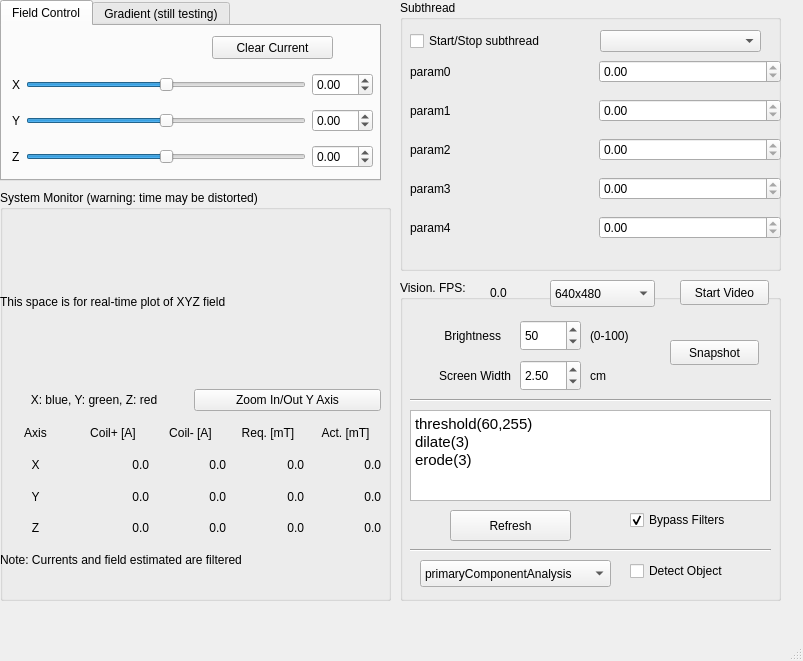
<?xml version="1.0" encoding="UTF-8"?>
<ui version="4.0">
 <class>mainwindow</class>
 <widget class="QMainWindow" name="mainwindow">
  <property name="geometry">
   <rect>
    <x>0</x>
    <y>0</y>
    <width>803</width>
    <height>661</height>
   </rect>
  </property>
  <property name="windowTitle">
   <string>MainWindow</string>
  </property>
  <widget class="QWidget" name="centralwidget">
   <widget class="QTabWidget" name="tabWidget">
    <property name="geometry">
     <rect>
      <x>0</x>
      <y>0</y>
      <width>381</width>
      <height>181</height>
     </rect>
    </property>
    <property name="currentIndex">
     <number>0</number>
    </property>
    <widget class="QWidget" name="tab">
     <attribute name="title">
      <string>Field Control</string>
     </attribute>
     <widget class="QPushButton" name="btn_clearCurrent">
      <property name="geometry">
       <rect>
        <x>210</x>
        <y>10</y>
        <width>121</width>
        <height>23</height>
       </rect>
      </property>
      <property name="text">
       <string>Clear Current</string>
      </property>
     </widget>
     <widget class="QWidget" name="layoutWidget">
      <property name="geometry">
       <rect>
        <x>10</x>
        <y>40</y>
        <width>361</width>
        <height>110</height>
       </rect>
      </property>
      <layout class="QGridLayout" name="gridLayout">
       <item row="0" column="0">
        <widget class="QLabel" name="label_2">
         <property name="text">
          <string>X</string>
         </property>
        </widget>
       </item>
       <item row="0" column="1">
        <widget class="QSlider" name="hsld_x">
         <property name="minimum">
          <number>-2000</number>
         </property>
         <property name="maximum">
          <number>2000</number>
         </property>
         <property name="singleStep">
          <number>10</number>
         </property>
         <property name="pageStep">
          <number>100</number>
         </property>
         <property name="orientation">
          <enum>Qt::Horizontal</enum>
         </property>
        </widget>
       </item>
       <item row="0" column="2">
        <widget class="QDoubleSpinBox" name="dsb_x">
         <property name="minimum">
          <double>-8.500000000000000</double>
         </property>
         <property name="maximum">
          <double>8.500000000000000</double>
         </property>
        </widget>
       </item>
       <item row="1" column="0">
        <widget class="QLabel" name="label_3">
         <property name="text">
          <string>Y</string>
         </property>
        </widget>
       </item>
       <item row="1" column="1">
        <widget class="QSlider" name="hsld_y">
         <property name="minimum">
          <number>-2000</number>
         </property>
         <property name="maximum">
          <number>2000</number>
         </property>
         <property name="singleStep">
          <number>10</number>
         </property>
         <property name="pageStep">
          <number>100</number>
         </property>
         <property name="orientation">
          <enum>Qt::Horizontal</enum>
         </property>
        </widget>
       </item>
       <item row="1" column="2">
        <widget class="QDoubleSpinBox" name="dsb_y">
         <property name="minimum">
          <double>-10.100000000000000</double>
         </property>
         <property name="maximum">
          <double>10.100000000000000</double>
         </property>
        </widget>
       </item>
       <item row="2" column="0">
        <widget class="QLabel" name="label_4">
         <property name="text">
          <string>Z</string>
         </property>
        </widget>
       </item>
       <item row="2" column="1">
        <widget class="QSlider" name="hsld_z">
         <property name="minimum">
          <number>-2000</number>
         </property>
         <property name="maximum">
          <number>2000</number>
         </property>
         <property name="singleStep">
          <number>10</number>
         </property>
         <property name="pageStep">
          <number>100</number>
         </property>
         <property name="orientation">
          <enum>Qt::Horizontal</enum>
         </property>
        </widget>
       </item>
       <item row="2" column="2">
        <widget class="QDoubleSpinBox" name="dsb_z">
         <property name="minimum">
          <double>-13.400000000000000</double>
         </property>
         <property name="maximum">
          <double>13.400000000000000</double>
         </property>
        </widget>
       </item>
      </layout>
     </widget>
    </widget>
    <widget class="QWidget" name="tab_2">
     <attribute name="title">
      <string>Gradient (still testing)</string>
     </attribute>
     <widget class="QWidget" name="layoutWidget_2">
      <property name="geometry">
       <rect>
        <x>10</x>
        <y>20</y>
        <width>321</width>
        <height>110</height>
       </rect>
      </property>
      <layout class="QGridLayout" name="gridLayout_2">
       <item row="0" column="0">
        <widget class="QLabel" name="label_7">
         <property name="text">
          <string>X</string>
         </property>
        </widget>
       </item>
       <item row="0" column="1">
        <widget class="QSlider" name="hsld_xGradient">
         <property name="minimum">
          <number>-1400</number>
         </property>
         <property name="maximum">
          <number>1400</number>
         </property>
         <property name="singleStep">
          <number>10</number>
         </property>
         <property name="pageStep">
          <number>100</number>
         </property>
         <property name="orientation">
          <enum>Qt::Horizontal</enum>
         </property>
        </widget>
       </item>
       <item row="0" column="2">
        <widget class="QDoubleSpinBox" name="dsb_xGradient">
         <property name="minimum">
          <double>-14.000000000000000</double>
         </property>
         <property name="maximum">
          <double>14.000000000000000</double>
         </property>
        </widget>
       </item>
       <item row="1" column="0">
        <widget class="QLabel" name="label_8">
         <property name="text">
          <string>Y</string>
         </property>
        </widget>
       </item>
       <item row="1" column="1">
        <widget class="QSlider" name="hsld_yGradient">
         <property name="minimum">
          <number>-1400</number>
         </property>
         <property name="maximum">
          <number>1400</number>
         </property>
         <property name="singleStep">
          <number>10</number>
         </property>
         <property name="pageStep">
          <number>100</number>
         </property>
         <property name="orientation">
          <enum>Qt::Horizontal</enum>
         </property>
        </widget>
       </item>
       <item row="1" column="2">
        <widget class="QDoubleSpinBox" name="dsb_yGradient">
         <property name="minimum">
          <double>-14.000000000000000</double>
         </property>
         <property name="maximum">
          <double>14.000000000000000</double>
         </property>
        </widget>
       </item>
       <item row="2" column="0">
        <widget class="QLabel" name="label_9">
         <property name="text">
          <string>Z</string>
         </property>
        </widget>
       </item>
       <item row="2" column="1">
        <widget class="QSlider" name="hsld_zGradient">
         <property name="minimum">
          <number>-1400</number>
         </property>
         <property name="maximum">
          <number>1400</number>
         </property>
         <property name="singleStep">
          <number>10</number>
         </property>
         <property name="pageStep">
          <number>100</number>
         </property>
         <property name="orientation">
          <enum>Qt::Horizontal</enum>
         </property>
        </widget>
       </item>
       <item row="2" column="2">
        <widget class="QDoubleSpinBox" name="dsb_zGradient">
         <property name="minimum">
          <double>-14.000000000000000</double>
         </property>
         <property name="maximum">
          <double>14.000000000000000</double>
         </property>
        </widget>
       </item>
      </layout>
     </widget>
    </widget>
   </widget>
   <widget class="QGroupBox" name="groupBox">
    <property name="geometry">
     <rect>
      <x>400</x>
      <y>280</y>
      <width>381</width>
      <height>321</height>
     </rect>
    </property>
    <property name="title">
     <string>Vision. FPS: </string>
    </property>
    <widget class="QTextEdit" name="editor_vision">
     <property name="geometry">
      <rect>
       <x>10</x>
       <y>130</y>
       <width>361</width>
       <height>91</height>
      </rect>
     </property>
     <property name="html">
      <string>&lt;!DOCTYPE HTML PUBLIC &quot;-//W3C//DTD HTML 4.0//EN&quot; &quot;http://www.w3.org/TR/REC-html40/strict.dtd&quot;&gt;
&lt;html&gt;&lt;head&gt;&lt;meta name=&quot;qrichtext&quot; content=&quot;1&quot; /&gt;&lt;style type=&quot;text/css&quot;&gt;
p, li { white-space: pre-wrap; }
&lt;/style&gt;&lt;/head&gt;&lt;body style=&quot; font-family:'PibotoLt'; font-size:12pt; font-weight:400; font-style:normal;&quot;&gt;
&lt;p style=&quot; margin-top:0px; margin-bottom:0px; margin-left:0px; margin-right:0px; -qt-block-indent:0; text-indent:0px;&quot;&gt;&lt;span style=&quot; font-family:'Ubuntu'; font-size:11pt;&quot;&gt;threshold(60,255)&lt;/span&gt;&lt;/p&gt;
&lt;p style=&quot; margin-top:0px; margin-bottom:0px; margin-left:0px; margin-right:0px; -qt-block-indent:0; text-indent:0px;&quot;&gt;&lt;span style=&quot; font-family:'Ubuntu'; font-size:11pt;&quot;&gt;dilate(3)&lt;/span&gt;&lt;/p&gt;
&lt;p style=&quot; margin-top:0px; margin-bottom:0px; margin-left:0px; margin-right:0px; -qt-block-indent:0; text-indent:0px;&quot;&gt;&lt;span style=&quot; font-family:'Ubuntu'; font-size:11pt;&quot;&gt;erode(3)&lt;/span&gt;&lt;/p&gt;
&lt;p style=&quot;-qt-paragraph-type:empty; margin-top:0px; margin-bottom:0px; margin-left:0px; margin-right:0px; -qt-block-indent:0; text-indent:0px;&quot;&gt;&lt;br /&gt;&lt;/p&gt;&lt;/body&gt;&lt;/html&gt;</string>
     </property>
    </widget>
    <widget class="QPushButton" name="btn_refreshFilterRouting">
     <property name="geometry">
      <rect>
       <x>50</x>
       <y>230</y>
       <width>121</width>
       <height>31</height>
      </rect>
     </property>
     <property name="text">
      <string>Refresh</string>
     </property>
    </widget>
    <widget class="QCheckBox" name="chb_bypassFilters">
     <property name="geometry">
      <rect>
       <x>230</x>
       <y>230</y>
       <width>146</width>
       <height>20</height>
      </rect>
     </property>
     <property name="text">
      <string>Bypass Filters</string>
     </property>
     <property name="checked">
      <bool>true</bool>
     </property>
    </widget>
    <widget class="Line" name="line">
     <property name="geometry">
      <rect>
       <x>10</x>
       <y>260</y>
       <width>361</width>
       <height>20</height>
      </rect>
     </property>
     <property name="orientation">
      <enum>Qt::Horizontal</enum>
     </property>
    </widget>
    <widget class="QCheckBox" name="chb_objectDetection">
     <property name="geometry">
      <rect>
       <x>230</x>
       <y>280</y>
       <width>146</width>
       <height>22</height>
      </rect>
     </property>
     <property name="text">
      <string>Detect Object</string>
     </property>
     <property name="checked">
      <bool>false</bool>
     </property>
    </widget>
    <widget class="QComboBox" name="cbb_objectDetectionAlgorithm">
     <property name="geometry">
      <rect>
       <x>20</x>
       <y>280</y>
       <width>191</width>
       <height>27</height>
      </rect>
     </property>
     <item>
      <property name="text">
       <string>primaryComponentAnalysis</string>
      </property>
     </item>
     <item>
      <property name="text">
       <string>detectBiggestContour</string>
      </property>
     </item>
     <item>
      <property name="text">
       <string>algorithmB</string>
      </property>
     </item>
    </widget>
    <widget class="QPushButton" name="btn_snapshot">
     <property name="geometry">
      <rect>
       <x>270</x>
       <y>60</y>
       <width>89</width>
       <height>25</height>
      </rect>
     </property>
     <property name="text">
      <string>Snapshot</string>
     </property>
    </widget>
    <widget class="QLabel" name="label_FPS">
     <property name="geometry">
      <rect>
       <x>90</x>
       <y>0</y>
       <width>71</width>
       <height>26</height>
      </rect>
     </property>
     <property name="text">
      <string>0.0</string>
     </property>
    </widget>
    <widget class="Line" name="line_2">
     <property name="geometry">
      <rect>
       <x>10</x>
       <y>110</y>
       <width>361</width>
       <height>20</height>
      </rect>
     </property>
     <property name="orientation">
      <enum>Qt::Horizontal</enum>
     </property>
    </widget>
    <widget class="QDoubleSpinBox" name="dsb_brightness">
     <property name="geometry">
      <rect>
       <x>120</x>
       <y>40</y>
       <width>61</width>
       <height>31</height>
      </rect>
     </property>
     <property name="decimals">
      <number>0</number>
     </property>
     <property name="minimum">
      <double>0.000000000000000</double>
     </property>
     <property name="maximum">
      <double>100.000000000000000</double>
     </property>
     <property name="singleStep">
      <double>1.000000000000000</double>
     </property>
     <property name="value">
      <double>50.000000000000000</double>
     </property>
    </widget>
    <widget class="QLabel" name="label_6">
     <property name="geometry">
      <rect>
       <x>20</x>
       <y>40</y>
       <width>81</width>
       <height>31</height>
      </rect>
     </property>
     <property name="text">
      <string>Brightness</string>
     </property>
     <property name="alignment">
      <set>Qt::AlignRight|Qt::AlignTrailing|Qt::AlignVCenter</set>
     </property>
    </widget>
    <widget class="QLabel" name="label_10">
     <property name="geometry">
      <rect>
       <x>10</x>
       <y>80</y>
       <width>101</width>
       <height>31</height>
      </rect>
     </property>
     <property name="text">
      <string>Screen Width</string>
     </property>
     <property name="alignment">
      <set>Qt::AlignRight|Qt::AlignTrailing|Qt::AlignVCenter</set>
     </property>
    </widget>
    <widget class="QDoubleSpinBox" name="dsb_screenWidth">
     <property name="geometry">
      <rect>
       <x>120</x>
       <y>80</y>
       <width>61</width>
       <height>31</height>
      </rect>
     </property>
     <property name="keyboardTracking">
      <bool>false</bool>
     </property>
     <property name="showGroupSeparator" stdset="0">
      <bool>false</bool>
     </property>
     <property name="decimals">
      <number>2</number>
     </property>
     <property name="minimum">
      <double>0.500000000000000</double>
     </property>
     <property name="maximum">
      <double>99.989999999999995</double>
     </property>
     <property name="singleStep">
      <double>0.010000000000000</double>
     </property>
     <property name="value">
      <double>2.500000000000000</double>
     </property>
    </widget>
    <widget class="QLabel" name="label_11">
     <property name="geometry">
      <rect>
       <x>190</x>
       <y>80</y>
       <width>31</width>
       <height>31</height>
      </rect>
     </property>
     <property name="text">
      <string>cm</string>
     </property>
    </widget>
    <widget class="QLabel" name="label_12">
     <property name="geometry">
      <rect>
       <x>190</x>
       <y>40</y>
       <width>51</width>
       <height>31</height>
      </rect>
     </property>
     <property name="text">
      <string>(0-100)</string>
     </property>
    </widget>
    <widget class="QPushButton" name="btn_startVideo">
     <property name="geometry">
      <rect>
       <x>280</x>
       <y>0</y>
       <width>89</width>
       <height>25</height>
      </rect>
     </property>
     <property name="text">
      <string>Start Video</string>
     </property>
     <property name="checkable">
      <bool>true</bool>
     </property>
    </widget>
    <widget class="QComboBox" name="cbb_resolution">
     <property name="geometry">
      <rect>
       <x>150</x>
       <y>0</y>
       <width>105</width>
       <height>27</height>
      </rect>
     </property>
     <item>
      <property name="text">
       <string>640x480</string>
      </property>
     </item>
     <item>
      <property name="text">
       <string>320x240</string>
      </property>
     </item>
     <item>
      <property name="text">
       <string>480x320</string>
      </property>
     </item>
     <item>
      <property name="text">
       <string>1024x768</string>
      </property>
     </item>
     <item>
      <property name="text">
       <string>2028x1520</string>
      </property>
     </item>
    </widget>
   </widget>
   <widget class="QGroupBox" name="groupBox_2">
    <property name="geometry">
     <rect>
      <x>400</x>
      <y>0</y>
      <width>381</width>
      <height>271</height>
     </rect>
    </property>
    <property name="title">
     <string>Subthread</string>
    </property>
    <widget class="QCheckBox" name="chb_startStopSubthread">
     <property name="geometry">
      <rect>
       <x>10</x>
       <y>30</y>
       <width>201</width>
       <height>22</height>
      </rect>
     </property>
     <property name="text">
      <string>Start/Stop subthread</string>
     </property>
    </widget>
    <widget class="QComboBox" name="cbb_subThread">
     <property name="geometry">
      <rect>
       <x>200</x>
       <y>30</y>
       <width>161</width>
       <height>22</height>
      </rect>
     </property>
     <item>
      <property name="text">
       <string/>
      </property>
     </item>
     <item>
      <property name="text">
       <string>swimmerCharacterize505</string>
      </property>
     </item>
     <item>
      <property name="text">
       <string>swimmerBenchmark505</string>
      </property>
     </item>
     <item>
      <property name="text">
       <string>swimmerWaypointFollowing505</string>
      </property>
     </item>
     <item>
      <property name="text">
       <string>swimmerPathFollowing505</string>
      </property>
     </item>
     <item>
      <property name="text">
       <string>gripper_joystick_ctrl</string>
      </property>
     </item>
     <item>
      <property name="text">
       <string>swimmerPathFollowing</string>
      </property>
     </item>
     <item>
      <property name="text">
       <string>swimmerBenchmark</string>
      </property>
     </item>
     <item>
      <property name="text">
       <string>tianqiGripper</string>
      </property>
     </item>
     <item>
      <property name="text">
       <string>drawing</string>
      </property>
     </item>
     <item>
      <property name="text">
       <string>twistField</string>
      </property>
     </item>
     <item>
      <property name="text">
       <string>rotateXY</string>
      </property>
     </item>
     <item>
      <property name="text">
       <string>rotateXZ</string>
      </property>
     </item>
     <item>
      <property name="text">
       <string>rotateYZ</string>
      </property>
     </item>
     <item>
      <property name="text">
       <string>osc_saw</string>
      </property>
     </item>
     <item>
      <property name="text">
       <string>osc_triangle</string>
      </property>
     </item>
     <item>
      <property name="text">
       <string>osc_square</string>
      </property>
     </item>
     <item>
      <property name="text">
       <string>osc_sin</string>
      </property>
     </item>
     <item>
      <property name="text">
       <string>oni_cutting</string>
      </property>
     </item>
     <item>
      <property name="text">
       <string>ellipse</string>
      </property>
     </item>
     <item>
      <property name="text">
       <string>examplePiecewiseFunction</string>
      </property>
     </item>
    </widget>
    <widget class="QWidget" name="layoutWidget">
     <property name="geometry">
      <rect>
       <x>10</x>
       <y>50</y>
       <width>371</width>
       <height>201</height>
      </rect>
     </property>
     <layout class="QVBoxLayout" name="verticalLayout">
      <item>
       <layout class="QHBoxLayout" name="horizontalLayout">
        <item>
         <widget class="QLabel" name="lbl_subThreadParam0">
          <property name="text">
           <string>param0</string>
          </property>
         </widget>
        </item>
        <item>
         <widget class="QDoubleSpinBox" name="dsb_subThreadParam0">
          <property name="minimum">
           <double>0.000000000000000</double>
          </property>
          <property name="maximum">
           <double>0.000000000000000</double>
          </property>
          <property name="singleStep">
           <double>1.000000000000000</double>
          </property>
         </widget>
        </item>
       </layout>
      </item>
      <item>
       <layout class="QHBoxLayout" name="horizontalLayout_2">
        <item>
         <widget class="QLabel" name="lbl_subThreadParam1">
          <property name="text">
           <string>param1</string>
          </property>
         </widget>
        </item>
        <item>
         <widget class="QDoubleSpinBox" name="dsb_subThreadParam1">
          <property name="minimum">
           <double>0.000000000000000</double>
          </property>
          <property name="maximum">
           <double>0.000000000000000</double>
          </property>
          <property name="singleStep">
           <double>1.000000000000000</double>
          </property>
         </widget>
        </item>
       </layout>
      </item>
      <item>
       <layout class="QHBoxLayout" name="horizontalLayout_3">
        <item>
         <widget class="QLabel" name="lbl_subThreadParam2">
          <property name="text">
           <string>param2</string>
          </property>
         </widget>
        </item>
        <item>
         <widget class="QDoubleSpinBox" name="dsb_subThreadParam2">
          <property name="minimum">
           <double>0.000000000000000</double>
          </property>
          <property name="maximum">
           <double>0.000000000000000</double>
          </property>
          <property name="singleStep">
           <double>1.000000000000000</double>
          </property>
         </widget>
        </item>
       </layout>
      </item>
      <item>
       <layout class="QHBoxLayout" name="horizontalLayout_4">
        <item>
         <widget class="QLabel" name="lbl_subThreadParam3">
          <property name="text">
           <string>param3</string>
          </property>
         </widget>
        </item>
        <item>
         <widget class="QDoubleSpinBox" name="dsb_subThreadParam3">
          <property name="minimum">
           <double>0.000000000000000</double>
          </property>
          <property name="maximum">
           <double>0.000000000000000</double>
          </property>
          <property name="singleStep">
           <double>1.000000000000000</double>
          </property>
         </widget>
        </item>
       </layout>
      </item>
      <item>
       <layout class="QHBoxLayout" name="horizontalLayout_5">
        <item>
         <widget class="QLabel" name="lbl_subThreadParam4">
          <property name="text">
           <string>param4</string>
          </property>
         </widget>
        </item>
        <item>
         <widget class="QDoubleSpinBox" name="dsb_subThreadParam4">
          <property name="minimum">
           <double>0.000000000000000</double>
          </property>
          <property name="maximum">
           <double>0.000000000000000</double>
          </property>
          <property name="singleStep">
           <double>1.000000000000000</double>
          </property>
         </widget>
        </item>
       </layout>
      </item>
     </layout>
    </widget>
    <zorder>layoutWidget</zorder>
    <zorder>chb_startStopSubthread</zorder>
    <zorder>cbb_subThread</zorder>
   </widget>
   <widget class="QGroupBox" name="groupBox_3">
    <property name="geometry">
     <rect>
      <x>0</x>
      <y>190</y>
      <width>391</width>
      <height>411</height>
     </rect>
    </property>
    <property name="title">
     <string>System Monitor (warning: time may be distorted)</string>
    </property>
    <widget class="QWidget" name="gridLayoutWidget">
     <property name="geometry">
      <rect>
       <x>0</x>
       <y>30</y>
       <width>381</width>
       <height>191</height>
      </rect>
     </property>
     <layout class="QGridLayout" name="LAYOUT_A">
      <item row="2" column="0">
       <layout class="QHBoxLayout" name="horizontalLayout_6">
        <property name="sizeConstraint">
         <enum>QLayout::SetDefaultConstraint</enum>
        </property>
        <item>
         <widget class="QLabel" name="label">
          <property name="text">
           <string>&lt;html&gt;&lt;head/&gt;&lt;body&gt;&lt;p align=&quot;center&quot;&gt;X: blue, Y: green, Z: red&lt;/p&gt;&lt;/body&gt;&lt;/html&gt;</string>
          </property>
          <property name="textFormat">
           <enum>Qt::RichText</enum>
          </property>
         </widget>
        </item>
        <item>
         <layout class="QVBoxLayout" name="verticalLayout_2">
          <item>
           <widget class="QPushButton" name="btn_zoom">
            <property name="text">
             <string>Zoom In/Out Y Axis</string>
            </property>
           </widget>
          </item>
         </layout>
        </item>
       </layout>
      </item>
      <item row="0" column="0" rowspan="2">
       <widget class="QLabel" name="lbl_plot">
        <property name="layoutDirection">
         <enum>Qt::RightToLeft</enum>
        </property>
        <property name="text">
         <string>This space is for real-time plot of XYZ field</string>
        </property>
        <property name="textFormat">
         <enum>Qt::PlainText</enum>
        </property>
        <property name="wordWrap">
         <bool>false</bool>
        </property>
       </widget>
      </item>
     </layout>
    </widget>
    <widget class="QWidget" name="gridLayoutWidget_2">
     <property name="geometry">
      <rect>
       <x>0</x>
       <y>230</y>
       <width>381</width>
       <height>121</height>
      </rect>
     </property>
     <layout class="QGridLayout" name="gridLayout_3">
      <item row="2" column="1">
       <widget class="QLabel" name="label_y1">
        <property name="text">
         <string>0.0</string>
        </property>
        <property name="alignment">
         <set>Qt::AlignRight|Qt::AlignTrailing|Qt::AlignVCenter</set>
        </property>
       </widget>
      </item>
      <item row="2" column="2">
       <widget class="QLabel" name="label_y2">
        <property name="text">
         <string>0.0</string>
        </property>
        <property name="alignment">
         <set>Qt::AlignRight|Qt::AlignTrailing|Qt::AlignVCenter</set>
        </property>
       </widget>
      </item>
      <item row="1" column="3">
       <widget class="QLabel" name="label_xBreq">
        <property name="text">
         <string>0.0</string>
        </property>
        <property name="alignment">
         <set>Qt::AlignRight|Qt::AlignTrailing|Qt::AlignVCenter</set>
        </property>
       </widget>
      </item>
      <item row="2" column="0">
       <widget class="QLabel" name="label_17">
        <property name="text">
         <string>Y</string>
        </property>
        <property name="alignment">
         <set>Qt::AlignCenter</set>
        </property>
       </widget>
      </item>
      <item row="1" column="0">
       <widget class="QLabel" name="label_16">
        <property name="text">
         <string>X</string>
        </property>
        <property name="alignment">
         <set>Qt::AlignCenter</set>
        </property>
       </widget>
      </item>
      <item row="3" column="0">
       <widget class="QLabel" name="label_18">
        <property name="text">
         <string>Z</string>
        </property>
        <property name="alignment">
         <set>Qt::AlignCenter</set>
        </property>
       </widget>
      </item>
      <item row="0" column="0">
       <widget class="QLabel" name="label_19">
        <property name="text">
         <string>Axis</string>
        </property>
        <property name="alignment">
         <set>Qt::AlignCenter</set>
        </property>
       </widget>
      </item>
      <item row="1" column="2">
       <widget class="QLabel" name="label_x2">
        <property name="text">
         <string>0.0</string>
        </property>
        <property name="alignment">
         <set>Qt::AlignRight|Qt::AlignTrailing|Qt::AlignVCenter</set>
        </property>
       </widget>
      </item>
      <item row="0" column="1">
       <widget class="QLabel" name="label_20">
        <property name="text">
         <string>Coil+ [A]</string>
        </property>
        <property name="alignment">
         <set>Qt::AlignCenter</set>
        </property>
       </widget>
      </item>
      <item row="1" column="4">
       <widget class="QLabel" name="label_xBact">
        <property name="text">
         <string>0.0</string>
        </property>
        <property name="alignment">
         <set>Qt::AlignRight|Qt::AlignTrailing|Qt::AlignVCenter</set>
        </property>
       </widget>
      </item>
      <item row="0" column="2">
       <widget class="QLabel" name="label_21">
        <property name="text">
         <string>Coil- [A]</string>
        </property>
        <property name="alignment">
         <set>Qt::AlignCenter</set>
        </property>
       </widget>
      </item>
      <item row="0" column="3">
       <widget class="QLabel" name="label_22">
        <property name="text">
         <string>Req. [mT]</string>
        </property>
        <property name="alignment">
         <set>Qt::AlignCenter</set>
        </property>
       </widget>
      </item>
      <item row="0" column="4">
       <widget class="QLabel" name="label_23">
        <property name="text">
         <string>Act. [mT]</string>
        </property>
        <property name="alignment">
         <set>Qt::AlignCenter</set>
        </property>
       </widget>
      </item>
      <item row="1" column="1">
       <widget class="QLabel" name="label_x1">
        <property name="text">
         <string>0.0</string>
        </property>
        <property name="alignment">
         <set>Qt::AlignRight|Qt::AlignTrailing|Qt::AlignVCenter</set>
        </property>
       </widget>
      </item>
      <item row="2" column="3">
       <widget class="QLabel" name="label_yBreq">
        <property name="text">
         <string>0.0</string>
        </property>
        <property name="alignment">
         <set>Qt::AlignRight|Qt::AlignTrailing|Qt::AlignVCenter</set>
        </property>
       </widget>
      </item>
      <item row="2" column="4">
       <widget class="QLabel" name="label_yBact">
        <property name="text">
         <string>0.0</string>
        </property>
        <property name="alignment">
         <set>Qt::AlignRight|Qt::AlignTrailing|Qt::AlignVCenter</set>
        </property>
       </widget>
      </item>
      <item row="3" column="1">
       <widget class="QLabel" name="label_z1">
        <property name="text">
         <string>0.0</string>
        </property>
        <property name="alignment">
         <set>Qt::AlignRight|Qt::AlignTrailing|Qt::AlignVCenter</set>
        </property>
       </widget>
      </item>
      <item row="3" column="2">
       <widget class="QLabel" name="label_z2">
        <property name="text">
         <string>0.0</string>
        </property>
        <property name="alignment">
         <set>Qt::AlignRight|Qt::AlignTrailing|Qt::AlignVCenter</set>
        </property>
       </widget>
      </item>
      <item row="3" column="3">
       <widget class="QLabel" name="label_zBreq">
        <property name="text">
         <string>0.0</string>
        </property>
        <property name="alignment">
         <set>Qt::AlignRight|Qt::AlignTrailing|Qt::AlignVCenter</set>
        </property>
       </widget>
      </item>
      <item row="3" column="4">
       <widget class="QLabel" name="label_zBact">
        <property name="text">
         <string>0.0</string>
        </property>
        <property name="alignment">
         <set>Qt::AlignRight|Qt::AlignTrailing|Qt::AlignVCenter</set>
        </property>
       </widget>
      </item>
     </layout>
    </widget>
    <widget class="QLabel" name="label_5">
     <property name="geometry">
      <rect>
       <x>0</x>
       <y>360</y>
       <width>381</width>
       <height>20</height>
      </rect>
     </property>
     <property name="text">
      <string>Note: Currents and field estimated are filtered</string>
     </property>
    </widget>
   </widget>
  </widget>
  <widget class="QMenuBar" name="menubar">
   <property name="geometry">
    <rect>
     <x>0</x>
     <y>0</y>
     <width>803</width>
     <height>27</height>
    </rect>
   </property>
  </widget>
  <widget class="QStatusBar" name="statusbar"/>
 </widget>
 <resources/>
 <connections/>
</ui>
